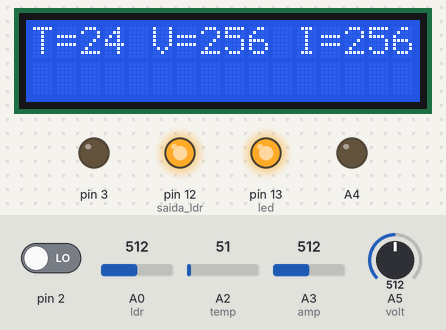
Bench run of a sketch on a simulated Arduino Uno, built with avr-gcc and run on an emulated ATmega328P. Shown: 16×2 character LCD, output pins drawn as LEDs (lit = HIGH). The inputs (shaded band) are chosen by the test bench; at power-on: A0 (ldr) = 512, pin 2 LOW, A2 (temp) = 51, A3 (amp) = 512, A5 (volt) = 512.

Above: at 1.2 s.
1.3 s: A0 (ldr) set to 55
2.8 s: A0 (ldr) set to 46
At 4.1 s:
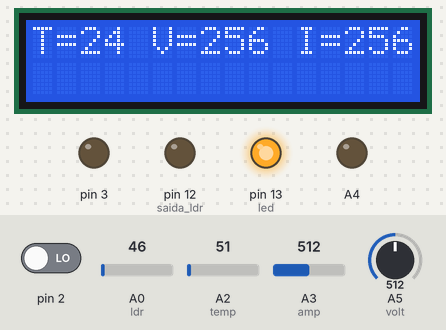
4.4 s: pin 2 driven HIGH
At 5.6 s:
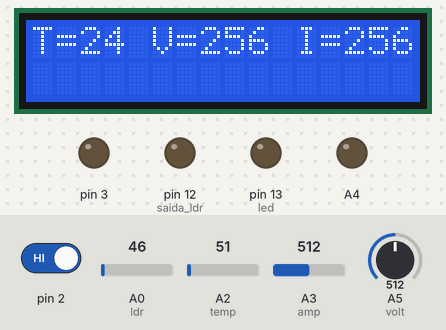
5.9 s: A2 (temp) set to 61
At 6.5 s:
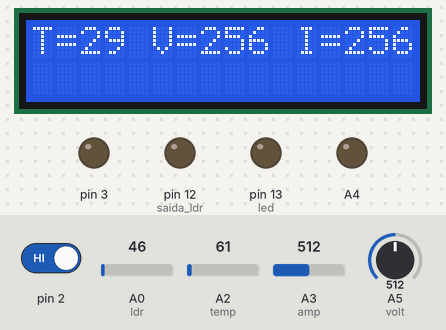
7.4 s: A3 (amp) set to 350
At 8.1 s:
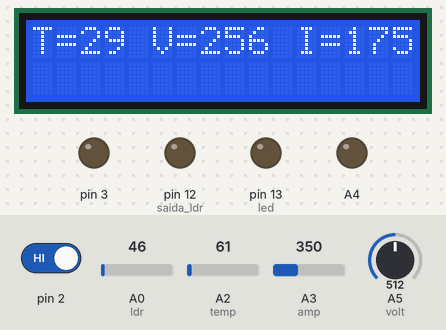
8.9 s: A5 (volt) set to 350
At 9.9 s:
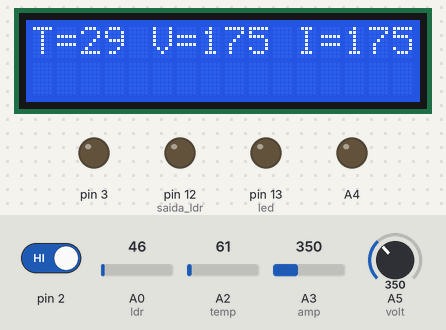
Timing chart, 0 to 11.4 s (numbered marks = the images above; inputs shaded):
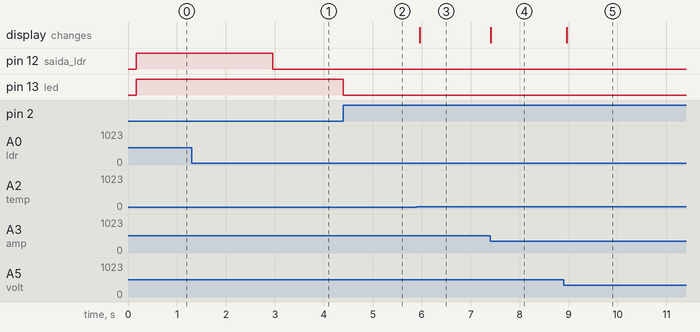

The sketch:

CodigoArduino3.ino
```cpp
#include <LiquidCrystal.h>
LiquidCrystal lcd(10,9,8,7,6,5);

//DEFINE PORTAS DOS SENSORES/LED/BOTAO:
#define ldr A0
#define temp A2
#define amp A3
#define volt A5
#define led 13


//DEFINE SAIDA DOS SENSORES
int saida_ldr = 12;
int saidaSensores = 4;


//VARIAVEIS AUXILIARES:
int valor_temp, valor_ldr, valor_amp, valor_volt; // Valores dos sensores
bool status_led=1; // status do led inicia em 1 (led ligado)
bool status_botao_mestre = 1; // status do botao mestre inicia em 1 (led ligado)
char c; //
char buf[64];


void setup() {
  //LCD:
  lcd.begin(16,2);
 // INTERRUPÇÕES:
  attachInterrupt(0,intSensoresBotao,CHANGE); // Configurando interrupção botao mudança de borda
  attachInterrupt(1,recebeInformacao,CHANGE);
  //PINOS:
  pinMode(led, OUTPUT);//Pino 13 como saida do led
  pinMode(volt,INPUT);// Sensor de voltagem como entrada
  pinMode(ldr, INPUT); // Sensor de luz como entrada
  pinMode(saida_ldr, OUTPUT); // Sensor ldr como saída
  pinMode(saidaSensores, OUTPUT); // Saída sensores como saída
  pinMode(3,OUTPUT);
  pinMode(A4,OUTPUT); // 0 PARA RECEBENDO 1 PARA ENVIANDO


  // SERIAL:
  Serial.begin(9600);
}

void ligaLed(){
  digitalWrite(led, HIGH);
}
void apagaLed(){
  digitalWrite(led, LOW);
}

//FUNÇÕES DAS INTERRUPÇÕES:
void intSensoresBotao(){
  if(status_led == 1){
    apagaLed(); // estava ligado, vou desligar
    status_led = 0;
  }
  else{
    ligaLed();
    status_led= 1; //estava desligado, vou ligar
  }
}

void recebeInformacao(){
  c=Serial.read();
  if(c == 'F'){
      if(status_botao_mestre == 1){
        apagaLed();
        status_botao_mestre = 0;
      }else{
        apagaLed();
        status_botao_mestre = 1;
      }
  }else if(c == 'C'){;
    Serial.write('Z');
    sprintf(buf," T3: %d V3: %d A3: %d \r", valor_temp,valor_volt,valor_amp);
    Serial.write(buf);
    Serial.flush();
  }

  digitalWrite(3,LOW); // Deixa em low para ser acionada interrupção dnv dps
}

//LOOP:
void loop() {
  //Recebendo e convertendo valores analogicos:
  valor_temp = ((analogRead(temp))/2-1); //Convertendo valor temp
  valor_volt = (analogRead(volt)/2); // convertendo voltagem, n ficou exato
  valor_amp = (analogRead(amp)/2); // não converti amper
  valor_ldr = analogRead(ldr);


  //PLOTANDO SENSORES NO LCD:
  lcd.setCursor(0,0);
  lcd.print("T=");
  lcd.setCursor(2,0);
  lcd.print(valor_temp);
  lcd.setCursor(5,0);
  lcd.print("V=");
  lcd.setCursor(7,0);
  lcd.print(valor_volt);
  lcd.setCursor(11,0);
  lcd.print("I=");
  lcd.setCursor(13,0);
  lcd.print(valor_amp);


  //Serial:
  delay(100);

  //Rotina principal:
  if(status_led == 1 and status_botao_mestre == 1){ //SE SENSORES E LDR/BOTAO ESTAO NA FAIXA
    ligaLed(); //Led ligado por default
  }
  while(Serial.available()>0){
    digitalWrite(3,HIGH); //Aciona interrupção 1
  }
  if((valor_volt > 297) or (valor_amp > 360) or (valor_temp > 60)){ // SE OS SENSORES ULTRAPASSAREM O LIMITE
    digitalWrite(saidaSensores, HIGH); //ACIONA INTERRUPÇÃO DOS SENSORES
  }else{ //SE OS SENSORES ESTIVEREM NO LIMITE, TESTAR LUZ E BOTÃO:
      digitalWrite(saidaSensores, LOW); //Mantém ou alterna para LOW CASO SENSORES ESTEJAM NA FAIXA
      if(valor_ldr > 49){ // SE O LDR ULTRAPASSAR A FAIXA
      digitalWrite(saida_ldr, HIGH); //ACIONA A INTERRUPÇÃO DO LDR
      }else {
      digitalWrite(saida_ldr, LOW); //Mantém ou alterna para LOW CASO LDR ESTEJA NA FAIXA
    }
  }
}
```

Measured:
- the behaviour switches between 50 and 49 on A0 (ldr) (found by bisection; images 0 and 1)
- after the input at 1.3 s, every drawn part: stays the same
- after the input at 2.8 s, pin 12 (saida_ldr): HIGH → LOW after 0.16 s
- after the input at 4.4 s, pin 13 (led): HIGH → LOW at once
- after the input at 5.9 s, the display: changes after 0.06 s (image 3)
- after the input at 7.4 s, the display: changes at once (image 4)
- after the input at 8.9 s, the display: changes after 0.06 s (image 5)
